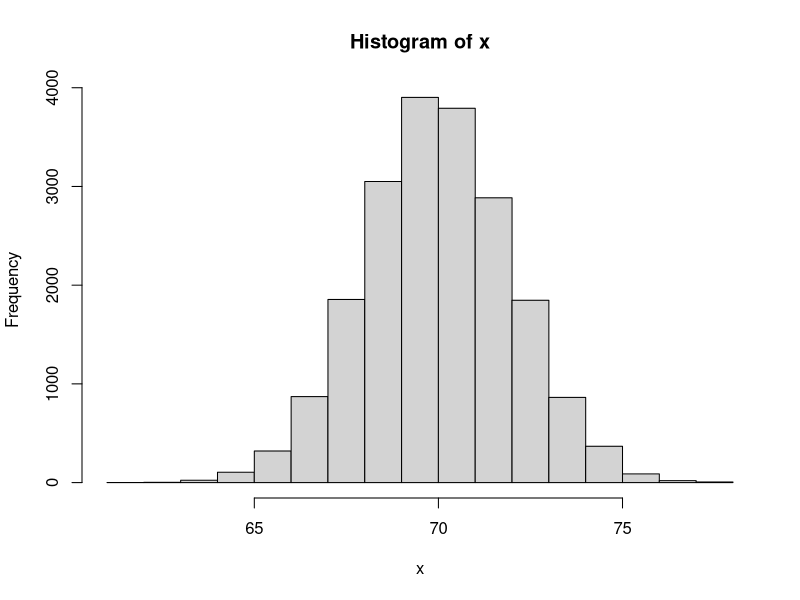
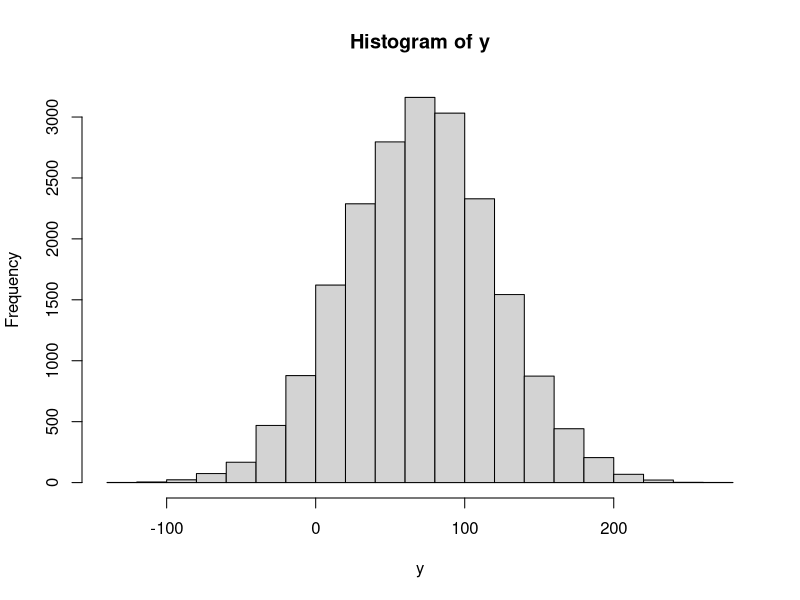
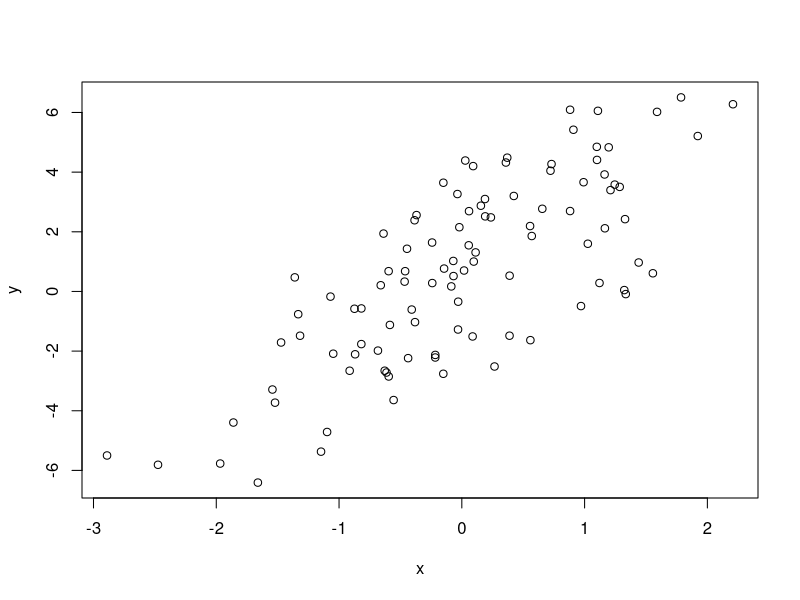
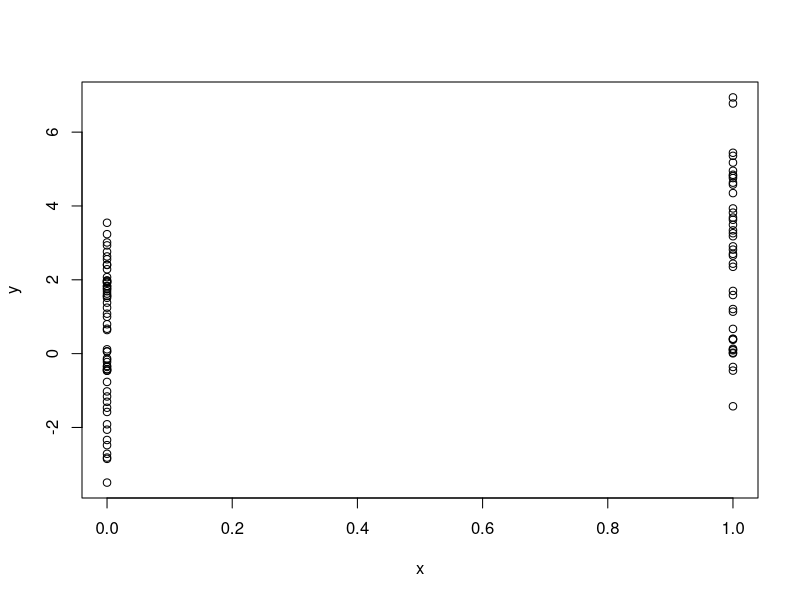
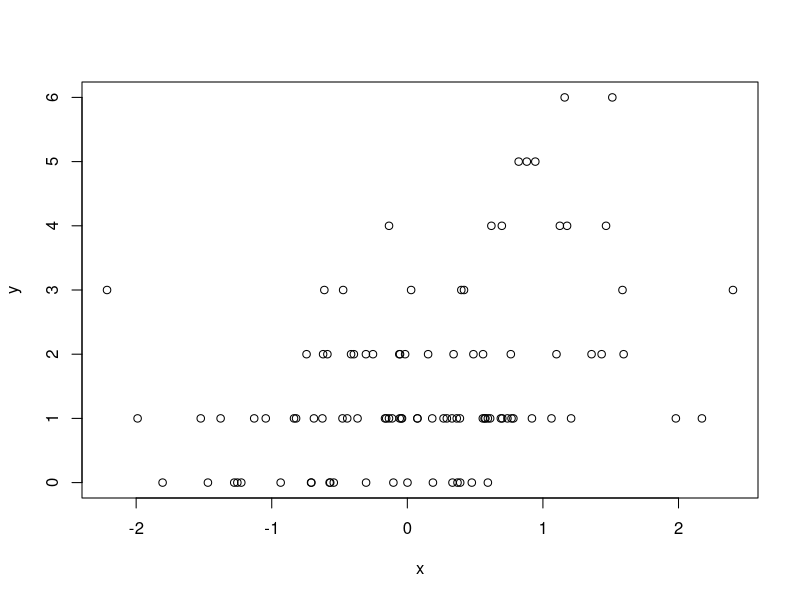
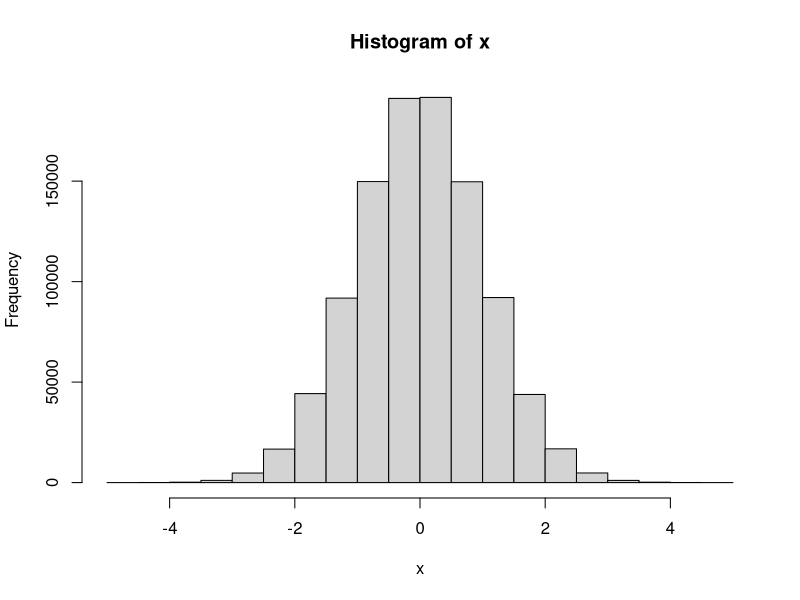

These charts were generated, in order, by the following R code:
##############################
#SIMULATION
##############################
set.seed(1) #always set the seed to we can reproduce

x <-  rnorm(20000, mean = 70, sd = 2)
print(x)
hist(x)

y <- rnorm(20000, mean = 70, sd = 50)
print(y)
hist(y)


##############################
#SIMULATING A LINEAR MODEL
##############################

#create model
set.seed(20)
x <- rnorm(100)
e <- rnorm(100,0,2)
y <- 0.5+2*x+e

summary(y)
plot(x,y)

#what if x in a binary?
set.seed(10)
x <- rbinom(100,1,0.5)
e <- rnorm(100,0,2)
y <- 0.5+2*x+e

summary(y)
plot(x,y)

#poission model
set.seed(1)
x <- rnorm(100)
log.mu <- 0.5+0.3*x
y <- rpois(100, exp(log.mu))

summary(y)
plot(x,y)


##############################
#RANDOM SAMPLING
##############################
#draws a random sample from a vector of numbers

set.seed(1)
sample(1:10,4) #sample 4 random entries from 1 to 10 without replacement
sample(letters,5) # you can sample letters as well


##############################
#PROFILING TOOL
##############################
# if something is taking a long time, profiler helps you figure out why, and suggests how to speed up
# a systemic way to figure out how much time is being spent in parts of a program
# always focus on writing workable reading code first, then optimize

# system.time()
system.time({
  x <- (rnorm(1000000))
  hist(x)
  })

#Rpfof - the R profiler
#Rprof() has an ouptput that is not very helpful. Every .02 seconds it prints out the function call stack
#summaryRprof()
#byTotal 
## Gives you how much time that function appeared in the call stack. example 100% of time is spent at the top level
## in reality a lot of time is spent in the lower level "helper function"
#and bySelf


test_func <- function(){
  z <- rnorm(1000000)
  print(summary(z))
  pint(hist(z))
  plot(z)
}

test_func

